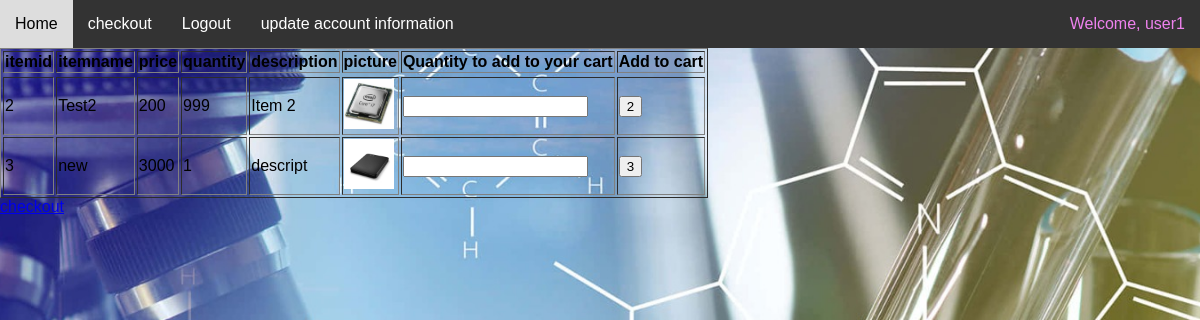
/webStore/public/usermain.php (signed in), run on an earlier commit of the app's database.
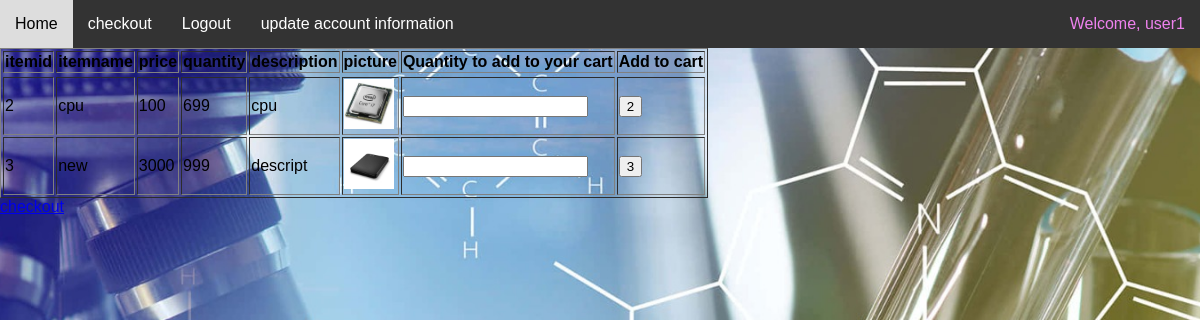
And on a later commit of the database.
### tables this page shows
CREATE TABLE `user` (
  `userid` int(10) NOT NULL,
  `email` varchar(80) NOT NULL,
  `password` varchar(255) NOT NULL,
  `username` varchar(50) NOT NULL,
  `firstname` varchar(20) NOT NULL,
  `lastname` varchar(20) NOT NULL,
  `phoneno` int(8) NOT NULL
);

CREATE TABLE `inventory` (
  `itemid` int(10) NOT NULL,
  `itemname` varchar(50) NOT NULL,
  `price` int(10) NOT NULL,
  `quantity` int(10) NOT NULL,
  `description` varchar(255) DEFAULT NULL,
  `picture` varchar(255) DEFAULT NULL
);

### webStore/public/userInventory.php (the view, shortened to what this page needs)
<!DOCTYPE html>
<?php
require_once "config.php";
require_once 'index1.php';
$query= $con->prepare("SELECT * FROM inventory");
$query -> execute();
$resultInventory = $query->fetchALL();
?>
<html>
<head>
<link rel="stylesheet" href="styles.css">
</head>
<body>
<form action="<?php echo $_SERVER['PHP_SELF']?>" method="post">
<table style "margin: 0 auto; text-align: center;" border '1'>
	<tr>
		<th>itemid</th>
		<th>itemname</th>
		<th>price</th>
		<th>quantity</th>
		<th>description</th>
		<th>picture</th>
		<th>Quantity to add to your cart</th>
		<th>Add to cart</th>
	<tr>
	<?php foreach ($resultInventory as $row) { 	    ?>
		<tr>
			<td><?= isset($row['itemid']) ? $row['itemid'] : '' ?></td>
			<td><?= isset($row['itemname']) ? $row['itemname'] : '' ?></td>
			<td><?= isset($row['price']) ? $row['price'] : '' ?></td>
			<td><?= isset($row['quantity']) ? $row['quantity'] : '' ?></td>
			<td><?= isset($row['description']) ? $row['description'] : '' ?></td>
			<td>
                <?php
                $picture = isset($row['picture']) ? $row['picture'] : '';
                echo "<img src='$picture' alt='picture' style='width: 50px; height: 50px;'>";
                ?>
            </td>
            <td>
			<input id ="p" type="text" name="<?= isset($row['itemid']) ? $row['itemid'] : '' ?>" value="">
            </td>
            <td>
            <input type="submit" name="add_button" value="<?= $row['itemid']?>">
            </td>
		</tr>
	<?php } ?>
</table>
<a href='checkout.php'>checkout</a>
</form>
</body>
</html>

### webStore/public/index1.php (shortened to what this page needs)
<?php
require 'config.php';
if (!empty($_SESSION["userid"])) {
    $userid = $_SESSION["userid"];
    $result = mysqli_query($conn, "SELECT * FROM user WHERE userid = '$userid'");
    $row = mysqli_fetch_assoc($result);
} else {
    header("Location: login.php");
}
?>
<!DOCTYPE html>
<html lang="en" dir="ltr">
<head>
    <link rel="stylesheet" href="styles.css">
</head>
<body>
<?php include 'navbar.php'; ?>
</body>
</html>

### webStore/public/navbar.php (shortened to what this page needs)
<nav class="topnav">
    <a href="usermain.php">Home</a>
    <a href="checkout.php">checkout</a>
    <?php if (isset($row["username"])): ?>
        <div class="welcome">
            Welcome, <?php echo $row["username"];?>
        </div>
        <a href="logout.php">Logout</a>
        <a href="updateuser.php">update account information</a>
    <?php endif; ?>
</nav>

### webStore/public/usermain.php (shortened to what this page needs)
<?php
require_once "index1.php";
require_once "userInventory.php";
require_once "navbar.php";
?>
<!DOCTYPE html>
<html lang="en" dir="ltr">
<head>
<link rel="stylesheet" href="styles.css">
</head>
<body>
</body>
</html>

### webStore/public/styles.css (style rules this page uses)
.topnav { background-color: #333; overflow: hidden; }
.topnav a { float: left; display: block; color: #f2f2f2; text-align: center; padding: 14px 16px; text-decoration: none; }
.topnav a, .welcome a { text-decoration: none; color: white; font-size: 16px; font-family: Arial, sans-serif; padding: 15px; display: inline-block; }
.welcome { float: right; display: inline-block; padding: 15px; color:violet ; }

### webStore/public/navbar.php (style rules this page uses)
body { font-family: 'Arial', sans-serif; background: #f0f0f0 url(/finalphase2/SWAP-Phase2/webStore/public/inventoryimages/background3.jpg) no-repeat center center fixed; background-size: cover; margin: 0; padding: 0; }
.topnav { background-color: #333; overflow: hidden; }
.topnav a { float: left; display: block; color: #f2f2f2; text-align: center; padding: 14px 16px; text-decoration: none; }
.topnav a, .welcome a { text-decoration: none; color: white; font-size: 16px; font-family: Arial, sans-serif; padding: 15px; display: inline-block; }
.welcome { float: right; display: inline-block; padding: 15px; color:violet ; }

What changed in the data, as far as the page shows it:
changed inventory id 2: itemname "Test2" → "cpu"; price "200" → "100"; quantity "999" → "699"; description "Item 2" → "cpu"
changed inventory "new": quantity "1" → "999"
